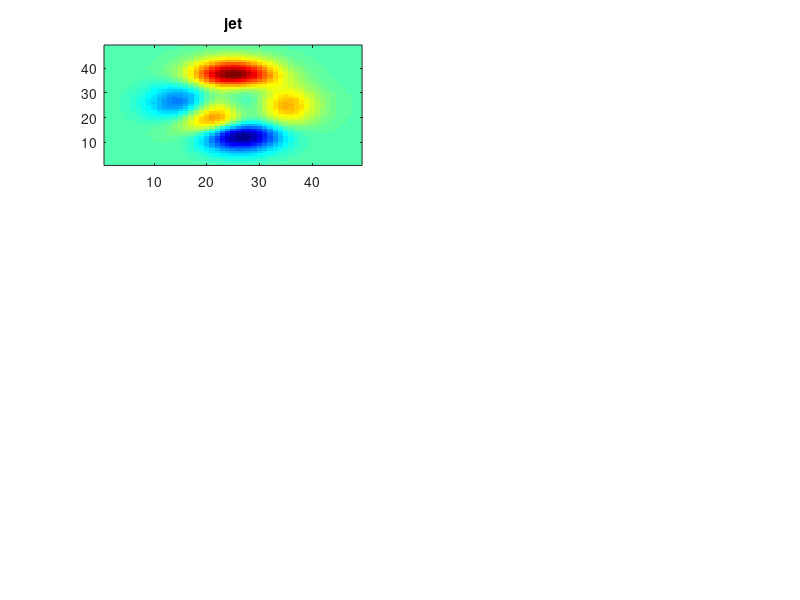

Reproduce this figure in MATLAB. (Note: this script raises an error after producing the figure.)
% freezeColors_demo  demonstration of freezeColors
%
%   JRI 9/1/06  

%   Author:
%   John Iversen
%   john_iversen@post.harvard.edu

figure
set(gcf,'color',[1 1 1])

%plot a variety of objects using different colormaps
subplot(3,2,1); imagesc(peaks); axis xy; colormap jet; title('jet');freezeColors; freezeColors(colorbar)
subplot(3,2,2); imagesc(peaks); axis xy; colormap hot; title('hot');freezeColors; freezeColors(colorbar)

subplot(3,2,3); surf(peaks); shading interp; colormap jet; title('jet');freezeColors; freezeColors(colorbar)
subplot(3,2,4); surf(peaks); shading interp; colormap hot; title('hot');freezeColors; freezeColors(colorbar)

subplot(3,2,5); scatter(randn(100,1),randn(100,1),rand(100,1)*100,rand(100,1),'filled'); title('cool')
    colormap cool; freezeColors; axis(3*[-1 1 -1 1]); freezeColors(colorbar)
subplot(3,2,6); bar('v6',randn(4,3));xlim([0 5]);title('jet')
    colormap jet; freezeColors;
    
disp(' ')
disp('==freezeColors / unfreezeColors demo==')
disp(' ')
disp(' freezeColors enables you to use multiple colormaps in a single figure.')
disp(' ')
disp('For example, you should now be seeing plots using many different colormaps')
disp('  on the same figure. The way to do this is, e.g.:')
disp(' ')
disp('>> subplot(3,2,1); imagesc(peaks); colormap hot; freezeColors')
disp('>> subplot(3,2,3); surf(peaks); colormap hsv; freezeColors')
disp('  etc...')
disp(' ')
disp('  After running freezeColors on an axis, its objects'' colors are fixed and')
disp('  any further changes to the colormap or caxis won''t change its appearance.')
disp(' ')
disp('For example, hit any key to execute: ')
disp('>> colormap gray')

%show that changing the colormap has no effect on 'frozen' plots
pause
colormap gray

disp(' ')
disp('  As you can see, the colors are unchanged.')
disp('  ')
disp('  freezeColors can be undone using unfreezeColors.')
disp('  If you hit any key, the plots will be unfrozen, meaning that they will')
disp('  now be subject to the current colormap (gray).')
disp('  After you hit a key, you should see them change to a gray colormap.')

%demonstrate unfreezing
pause
unfreezeColors(gcf)
colormap gray

disp('==End of Demo==')

